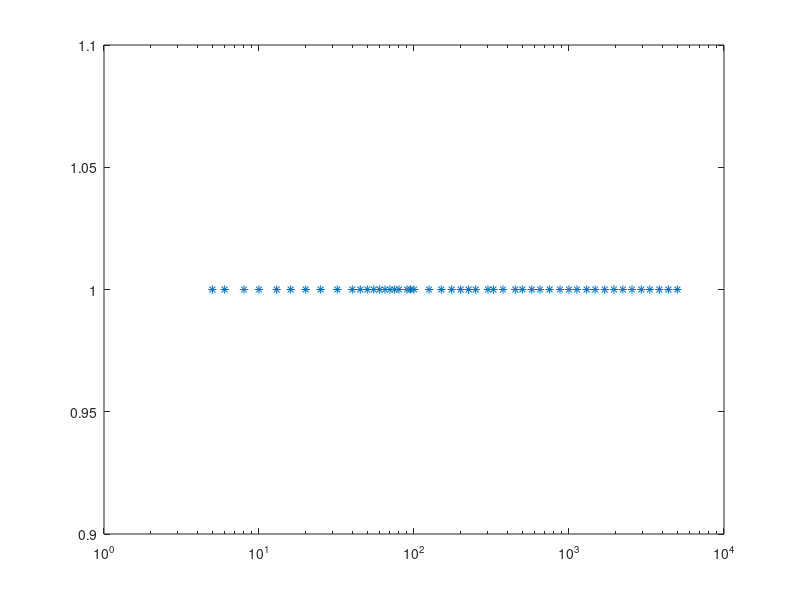

MATLAB code to generate this figure: (Note: this script raises an error after producing the figure.)
%% 在仿真中扫频测量某个端口的等效响应。
% plecs模型需存在同一路径，用4.7打开挂在后台。可以用变步长仿真。
% 在plecs模型中放一个signal outport,输出第一路为i(in),第二路为o(out)。
% 模型需要预设simulator parameters initialization中参数runT,injA,injF,
% runT设为模型运行时间，injA和injF设为小信号扰动源的幅值和频率。
% 需要电压电流扰动时，请活用受控源串并联，只支持同时设置一个小信号源。


%   注意每组输入输出之间的参考方向设置。这会影响到最后对Pha_T的计算。
% 2.在进行仿真时，可以预先设定好稳态初始值；
%   也可以等待进入稳态后再开始扫频。

%% 通用常量
path = pwd;     % 在当前路径定位plecs模型
model_name = 'Test1p';    % 模型名
save_name = 'Swp_A1';    % 扫频结果保存名。若缺省，则按当前时间保存
% 如果还需要调用别的路径下的自定义函数，请在这里 addpath

%% 仿真设置
% 计算需要扫到的频点范围。为了得到在log空间平均排布的整倍数，每段填入
% round(logspace(log10(最小频率),log10(最大频率),取点数量)/频率分辨率)*频率分辨率
% 比如：
F_FREQS = unique([...
    round( logspace(log10(5),   log10(40), 10)/1  )*1, ...
    round( logspace(log10(40),   log10(100), 15)/5  )*5, ...
    round( logspace(log10(100), log10(5e3), 30)/25  )*25]);
% 其中，unique表示不能重复；分频段按不同密度、不同频率分辨率取扫频点。优先取50Hz的整数倍，或整数分之一。

figure(1); semilogx(F_FREQS,ones(1,length(F_FREQS)),'*')   % 画个图验证扫频点排布，可以注释掉
F_FUND = 50;    % 基波频率
injA = 1;   % 注入小信号幅值
T_STEADY = 0.10;   % 认为从此开始，仿真模型处于稳态

k_t = F_FREQS/F_FUND;   % 计算扫频点相对基波的倍数
N_FREQS = length(k_t);   % 去掉重复的频点后，更新个数


%% 仿真
% 建线程，开模型
proxy = jsonrpc('http://localhost:1080', 'Timeout', 10);
proxy.plecs.load([path '/' model_name '.plecs']);
% proxy.plecs.scope([model_name '/Scope'], 'ClearTraces');

% 先扫一次获取稳态工作点矢量，以在小信号结果中减去它。
% 包括稳态参考模型在内，每个频点占用一次仿真（做不了一次性多频率注入）。
Comp_i = zeros(1,N_FREQS); Comp_o = zeros(1,N_FREQS);

% 测量稳态参考
K_PER = 1/F_FUND;   % 频点次数的分辨率
T_SCALE = round(1/K_PER)/F_FUND;  % 根据取频点的分辨率计算需要取的时间段长度

% 构造调用plecs时的仿真设置,struct里的参数取值会覆盖plecs模型内参数设置
simStruct = struct('ModelVars', struct('runT', T_STEADY+T_SCALE, 'injF', 50, 'injA', 0));
result = proxy.plecs.simulate(model_name, simStruct);   % 运行仿真

% 不管仿真是定步长、变步长，对采样线性插值就行
t = T_STEADY:0.1/F_FREQS(end):result.Time(end);     N_t = length(t);    % 取稳态时间段

x = interp1(result.Time,result.Values(1,:),t);  
y=fft(x)*2/N_t; y=y(1:floor(N_t/2)+1);
Comp_I = y(round(1+k_t/K_PER));     % 这个是换算完的FFT结果

x = interp1(result.Time,result.Values(2,:),t);
y=fft(x)*2/N_t; y=y(1:floor(N_t/2)+1);
Comp_O = y(round(1+k_t/K_PER));

% 再遍历每个频点扫频，测量小信号响应
simStruct = struct('ModelVars', struct('runT', T_STEADY+T_SCALE, 'injF', 50, 'injA', injA));
for ix = 1:length(F_FREQS)
    K_PER = gcd(F_FREQS(ix), F_FUND)/F_FUND;
    T_SCALE = round(1/K_PER)/F_FUND;  % 根据频点相对基波的分辨率，计算需要取的时间段长度。

    simStruct.ModelVars.injF = F_FREQS(ix);     % 对单次扫频再设置参数
    simStruct.ModelVars.runT = T_STEADY+T_SCALE;

    result = proxy.plecs.simulate(model_name, simStruct);   % 运行

    t = T_STEADY:0.1/F_FREQS(end):result.Time(end);     N_t = length(t);
    
    x = interp1(result.Time,result.Values(1,:),t);   
    y=fft(x)*2/N_t; y=y(1:floor(N_t/2)+1);
    Comp_i(ix) = y(round(1+k_t(ix)/K_PER)) - Comp_I(ix);

    x = interp1(result.Time,result.Values(2,:),t);
    y=fft(x)*2/N_t; y=y(1:floor(N_t/2)+1);
    Comp_o(ix) = y(round(1+k_t(ix)/K_PER)) - Comp_O(ix);
end

Comp_T = Comp_o./Comp_i;
mag_T = abs(Comp_T);
pha_T = mod(phase(Comp_T)*180/pi + 180, 360)-180;  % 保证相位结果在(-180,+180)之内


%% 取名保存扫频结果
if isempty(save_name)
    tempt = datetime;
    save_name=string("SweepResult_"+...
	    yyyymmdd(tempt)+'_'+...
	    hour(tempt)+'_'+minute(tempt)+'_'+...
	    round(second(tempt)));
end
sweep_result=[F_FREQS;mag_T;pha_T];     % 注意幅值是以绝对值的形式给的，不是dB
eval("save('"+save_name+".mat', 'sweep_result');")

%% 画图
% 做阻抗的时候，我用绝对值画图。如果你希望用dB来画，那么请把这句改成true。
Plot_in_dB = false;

%{
% 如果已有扫频结果，就执行这一段来读取，不用重复扫了
F_FREQS = sweep_result(1,:);
mag_T = sweep_result(2,:);
pha_T = mod(sweep_result(3,:)+180,360)-180;
%}

f_MIN_bode = F_FREQS(1);
f_MAX_bode = F_FREQS(end);
%{
% 如果你有传函，可以把它定义在这里，或者事先读取它。比如：
s=tf('s'); 
sys_s = 1/(s*s+50*s+250);
[f_to_bode, mag_to_bode, pha_to_bode] = myBodeCal(f_MIN_bode, f_MAX_bode, 100, sys_s);
%}
TF_plot = false;



FontSize = 8;
gcf_bode=figure(2); clf; set(gcf,'Units','centimeters','Position',[2,8,8,6])

gca_mag=subplot(2,1,1); hold on
gca_pha=subplot(2,1,2); hold on


if Plot_in_dB
    plot_mag_1 = semilogx(gca_mag,F_FREQS,20*log10(mag_T),'k*');
    plot_pha_1 = semilogx(gca_pha,F_FREQS,pha_T,'k*');
    
    if TF_plot
        plot_mag_2 = semilogx(gca_mag,f_to_bode,mag_to_bode,'-','color',[0.8,0,0]);
        plot_pha_2 = semilogx(gca_pha,f_to_bode,pha_to_bode,'-','color',[0.8,0,0]);
        legend([plot_pha_1,plot_pha_2],'swp','model','FontSize',FontSize);	% 只选定需要标注图例的图像
    else
        legend([plot_pha_1],'swp','FontSize',FontSize);	% 只选定需要标注图例的图像
    end
    
    myBodeFix(gca_mag,gca_pha,f_MIN_bode,f_MAX_bode,FontSize,'dB')
    set(gca_mag,'YLim',[min(mag_to_bode),max(mag_to_bode)])
    set(gca_pha,'YLim',[min(pha_to_bode),max(pha_to_bode)])
else
    plot_mag_1 = semilogx(gca_mag,F_FREQS,mag_T,'k*');
    plot_pha_1 = semilogx(gca_pha,F_FREQS,pha_T,'k*');
    
    if TF_plot
        plot_mag_2 = semilogx(gca_mag,f_to_bode,10.^(mag_to_bode/20),'-','color',[0.8,0,0]);
        plot_pha_2 = semilogx(gca_pha,f_to_bode,pha_to_bode,'-','color',[0.8,0,0]);
        legend([plot_pha_1,plot_pha_2],'swp','model','FontSize',FontSize);	% 只选定需要标注图例的图像
    else
        legend([plot_pha_1],'swp','FontSize',FontSize);	% 只选定需要标注图例的图像
    end
    
    myBodeFix(gca_mag,gca_pha,f_MIN_bode,f_MAX_bode,FontSize,'abs')
    set(gca_mag,'YLim',[min(mag_T),max(mag_T)])
    set(gca_pha,'YLim',[min(pha_to_bode),max(pha_to_bode)])
end


%% 结束
%{
% 备份：matlab调用plecs仿真的例程里，是把所有仿真的数据都存下来再做处理的
    simStructs = cell(size(F_FREQS));
    % Initialize simStruct as cell array with all values for L1
    for ix = 1:length(F_FREQS)
       simStructs{ix}.ModelVars.injF = F_FREQS(ix);
    end
    results = proxy.plecs.simulate(model_name, simStructs);
    t = results(5).Time;
    x = results(5).Values;
%}

%{
% 备注：对FFT功能的说明
% 取的时间段需要包括首尾，即 N_t=length(t) 需要为奇数；
% t表达的时间长度取倒数即为频谱的分辨率（若t=0.02，则计算得y的相邻数据间跨度为50Hz）
% t的分辨率*2的倒数为频谱的频率上限。
    t=0:0.0001:1;   N_t = length(t);
    x = 2*sin(2*pi*50*t) + 1*cos(2*pi*150*t);
    y=fft(x)*2/N_t;     % 计算频谱
% 到这步，y对应的频点分别是[dc,1,2,...,50,...,5000,-5000,...,-50,...,1]
    y=y(1:round(N_t/2)+1);     % 截取单边频谱
    plot(0:length(y)-1,abs(y))      % 我恨matlab的索引为什么不是从0开始
%}

